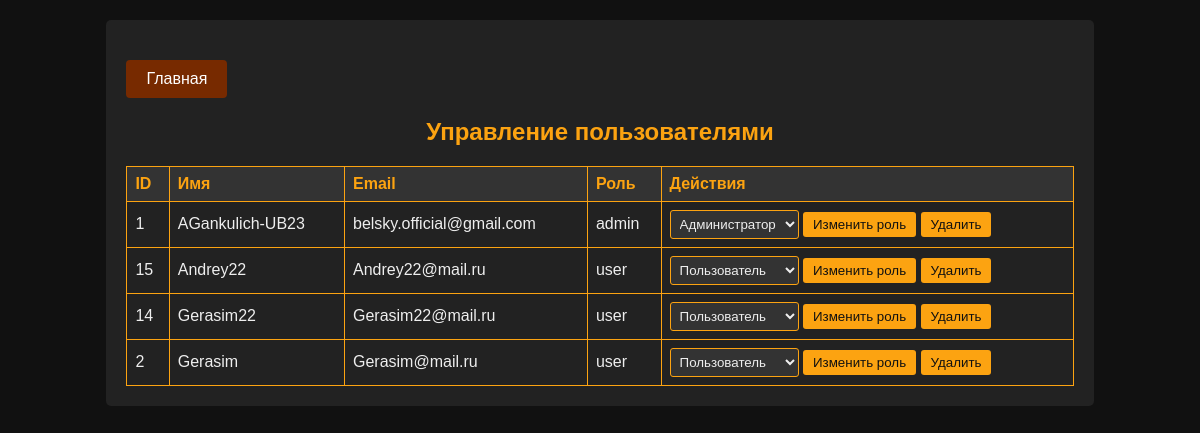
/admin.php (signed in), run on the app's committed database.
### tables this page shows
CREATE TABLE `users` (
  `id` int NOT NULL,
  `username` varchar(50) NOT NULL,
  `password` varchar(255) NOT NULL,
  `email` varchar(100) NOT NULL,
  `role` enum('user','admin') NOT NULL DEFAULT 'user',
  `created_at` timestamp NOT NULL DEFAULT CURRENT_TIMESTAMP,
  `birth_date` date DEFAULT NULL
);

### admin.php (the view, shortened to what this page needs)
<?php
require 'db_connection.php';
$stmt = $pdo->query("SELECT * FROM users");
$users = $stmt->fetchAll();
?>
<!DOCTYPE html>
<html lang="ru">
<head>
    <link rel="stylesheet" href="css/admin.css">
</head>
<body>
    <div class="container">
        <a href="/index.php" class="btn-primary banner__link">Главная</a><br>
        <h2 style="text-align: center;">Управление пользователями</h2>
        <table class="user-table">
            <thead>
                <tr>
                    <th>ID</th>
                    <th>Имя</th>
                    <th>Email</th>
                    <th>Роль</th>
                    <th>Действия</th>
                </tr>
            </thead>
            <tbody>
                <?php foreach ($users as $user): ?>
                    <tr>
                        <td><?= htmlspecialchars($user['id']); ?></td>
                        <td><?= htmlspecialchars($user['username']); ?></td>
                        <td><?= htmlspecialchars($user['email']); ?></td>
                        <td><?= htmlspecialchars($user['role']); ?></td>
                        <td>
                            <form action="" method="post" style="display:inline;">
                                <select name="role">
                                    <option value="user" <?= $user['role'] === 'user' ? 'selected' : ''; ?>>Пользователь</option>
                                    <option value="admin" <?= $user['role'] === 'admin' ? 'selected' : ''; ?>>Администратор</option>
                                </select>
                                <button type="submit" name="edit">Изменить роль</button>
                            </form>
                            <form action="" method="post" style="display:inline;">
                                <button type="submit" name="delete" onclick="return confirm('Вы уверены, что хотите удалить этого пользователя?');">Удалить</button>
                            </form>
                        </td>
                    </tr>
                <?php endforeach; ?>
            </tbody>
        </table>
    </div>
</body>
</html>

### css/admin.css (style rules this page uses)
body { background-color: #111; color: #eee; font-family: sans-serif; }
.container { width: 80%; margin: 20px auto; background-color: #222; padding: 20px; border-radius: 5px; }
h2 { color: #fca311; }
.user-table { width: 100%; border-collapse: collapse; margin-top: 20px; }
.user-table th, .user-table td { border: 1px solid #fca311; padding: 8px; text-align: left; }
.user-table th { background-color: #333; color: #fca311; }
.user-table tr:nth-child(even) { background-color: #222; }
.user-table button { background-color: #fca311; color: #111; border: none; padding: 5px 10px; border-radius: 3px; cursor: pointer; }
.user-table select { background-color: #333; color: #eee; border: 1px solid #fca311; padding: 5px; border-radius: 3px; }
.btn-primary { display: inline-block; background-color: #772a00; color: white; padding: 10px 20px; text-decoration: none; border-radius: 4px; margin-top: 20px; }

### data on the page
users: id "1", username "AGankulich-UB23", email "belsky.official@gmail.com", role "admin", role "Администратор"
users: id "15", username "Andrey22", email "Andrey22@mail.ru", role "user", role "Пользователь"
users: id "14", username "Gerasim22", email "Gerasim22@mail.ru", role "user", role "Пользователь"
users: id "2", username "Gerasim", email "Gerasim@mail.ru", role "user", role "Пользователь"
